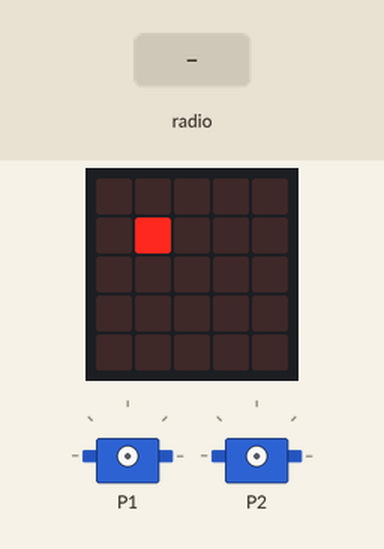
Bench run of a program on a simulated BBC micro:bit (MakeCode). Parts: the board's 5×5 LED display, 2 × servo. The test bench sets the inputs (shaded band).

Above: at 2.0 s.
2.1 s: radio message "1" arrives
At 10.5 s:
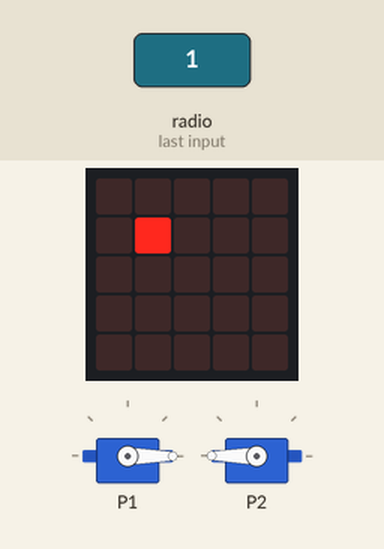
At 12.3 s:
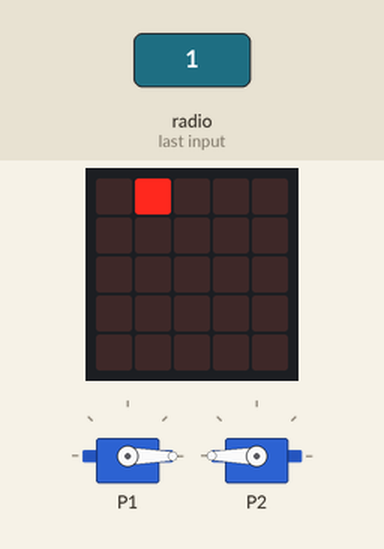
Timing chart, 0 to 13.8 s (numbered marks = the images above; inputs shaded):
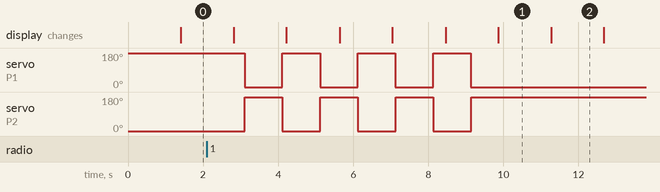

Measured:
- after the input at 2.1 s, servo on P1: alternates 180° for 1.0 s and 0° for 1.0 s, 7 changes in all, then stays 0°, starting after 1.0 s; servo on P2: alternates 180° for 1.0 s and 0° for 1.0 s, 7 changes in all, then stays 180°, starting after 1.0 s
- what the display in image 1 shows lasts 1.4 s, from 9.9 s to 11.3 s

The program:

main.ts
```typescript
radio.onReceivedNumber(function (receivedNumber) {
    if (receivedNumber == 1) {
        for (let index = 0; index < 4; index++) {
//            ArmLeft(0)
//            ArmRight(180)
            servos.P1.setAngle(180)
            basic.pause(5)
            servos.P2.setAngle(0)
            basic.pause(1000)

//            ArmLeft(180)
//            ArmRight(0)
            servos.P1.setAngle(0)
            basic.pause(5)
            servos.P2.setAngle(180)
            basic.pause(1000)
        }
    }
})
function ArmRight (angle: number) {
    servos.P1.setAngle(angle)
}
function ArmLeft (angle: number) {
    servos.P2.setAngle(angle)
}
radio.setGroup(90)
basic.forever(function () {
    basic.showLeds(`
        . # . . .
        . . . . .
        . . . . .
        . . . . .
        . . . . .
        `)
    basic.pause(1000)
    basic.showLeds(`
        . . . . .
        . # . . .
        . . . . .
        . . . . .
        . . . . .
        `)
    basic.pause(1000)
})
```

test.ts
```typescript
// テストはここに来ます。このパッケージが拡張機能として使用されるときにはコンパイルされません。
```
